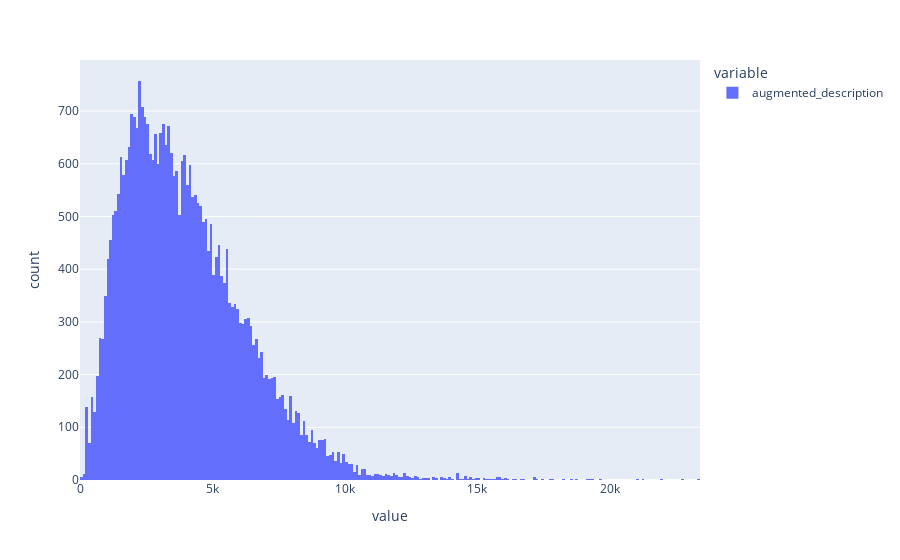

The notebook cell saved with this chart:
### Code cell
px.histogram(jobs_data['augmented_description'].apply(lambda x: len(x)))

### Figure 1 — Plotly figure (JSON) as saved in the notebook; plotly's stock layout.template omitted (floating-point values rounded to 4 significant figures; data arrays with more than 128 entries replaced by an {"elided": "..."} marker saying what was removed)
{"data": [{"alignmentgroup": "True", "bingroup": "x", "hovertemplate": "variable=augmented_description<br>value=%{x}<br>count=%{y}<extra></extra>", "legendgroup": "augmented_description", "marker": {"color": "#636efa", "pattern": {"shape": ""}}, "name": "augmented_description", "offsetgroup": "augmented_description", "orientation": "v", "showlegend": true, "type": "histogram", "x": {"elided": "35271 int values"}, "xaxis": "x", "yaxis": "y"}], "layout": {"barmode": "relative", "legend": {"title": {"text": "variable"}, "tracegroupgap": 0}, "margin": {"t": 60}, "xaxis": {"anchor": "y", "domain": [0, 1], "title": {"text": "value"}}, "yaxis": {"anchor": "x", "domain": [0, 1], "title": {"text": "count"}}}}
